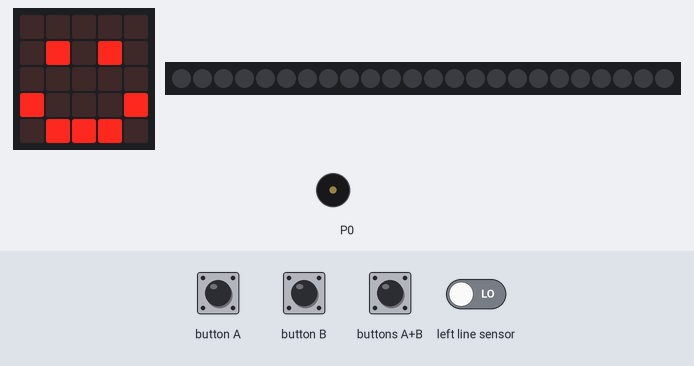
Bench run of a program on a simulated BBC micro:bit (MakeCode). Parts: the board's 5×5 LED display, 24 RGB LEDs in strip order, left to right, buzzer (waves = sounding). The test bench sets the inputs (shaded band); at power-on: left line sensor LOW. Dim RGB values are drawn brighter than linear.

Above: at 1.8 s.
1.9 s: buttons A+B pressed for 0.15 s
At 2.15 s:
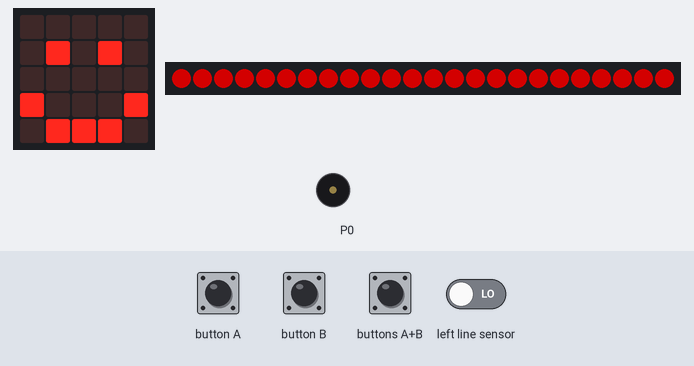
At 2.55 s:
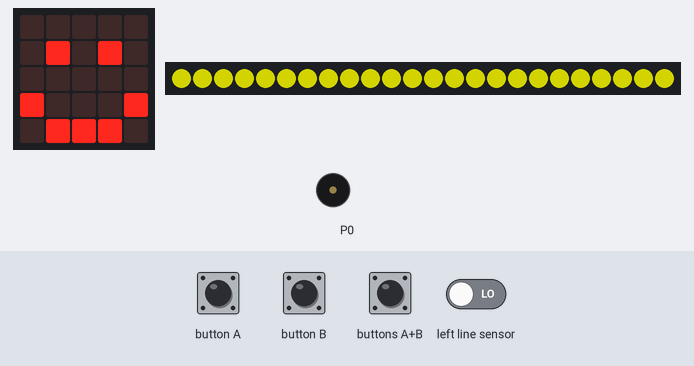
2.6 s: button A pressed for 0.15 s
At 2.95 s:
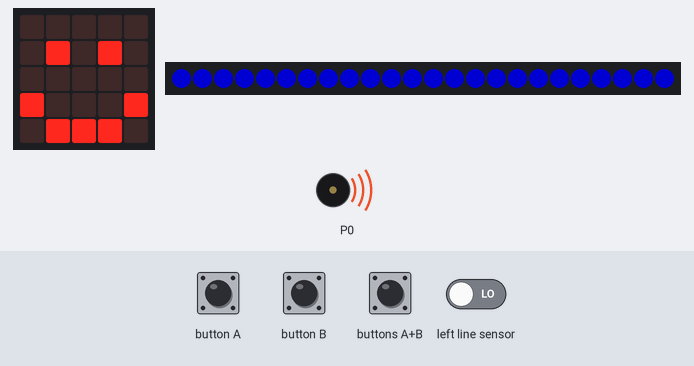
Timing chart, 0 to 8.3 s (numbered marks = the images above; inputs shaded):
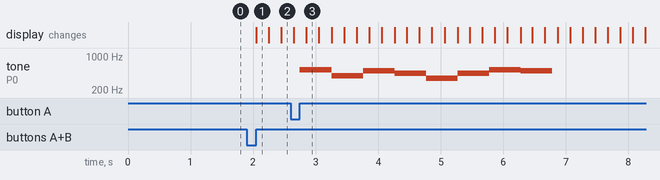

The program:

main.ts
```typescript
input.onButtonPressed(Button.A, function () {
    music.playMelody("C5 G B A F A C5 B ", 120)
})
input.onButtonPressed(Button.AB, function () {
    for (let index = 0; index < 999; index++) {
        strip.showColor(neopixel.colors(NeoPixelColors.Red))
        basic.pause(200)
        strip.showColor(neopixel.colors(NeoPixelColors.Orange))
        basic.pause(200)
        strip.showColor(neopixel.colors(NeoPixelColors.Yellow))
        basic.pause(200)
        strip.showColor(neopixel.colors(NeoPixelColors.Green))
        basic.pause(200)
        strip.showColor(neopixel.colors(NeoPixelColors.Blue))
        basic.pause(200)
        strip.showColor(neopixel.colors(NeoPixelColors.Indigo))
        basic.pause(200)
        strip.showColor(neopixel.colors(NeoPixelColors.Violet))
        basic.pause(200)
        strip.showColor(neopixel.colors(NeoPixelColors.Purple))
        basic.pause(200)
        strip.showColor(neopixel.colors(NeoPixelColors.White))
        basic.pause(200)
        strip.showColor(neopixel.colors(NeoPixelColors.Black))
        basic.pause(200)
    }
})
let strip: neopixel.Strip = null
basic.showIcon(IconNames.Happy)
strip = neopixel.create(DigitalPin.P0, 24, NeoPixelMode.RGB)
basic.forever(function () {
    if (maqueen.readPatrol(maqueen.Patrol.PatrolLeft) == 0 && (maqueen.readPatrol(maqueen.Patrol.PatrolLeft) == 0 && false)) {
        maqueen.motorRun(maqueen.Motors.M1, maqueen.Dir.CW, 50)
        maqueen.motorRun(maqueen.Motors.M2, maqueen.Dir.CW, 50)
    }
    if (maqueen.readPatrol(maqueen.Patrol.PatrolLeft) == 0 && (maqueen.readPatrol(maqueen.Patrol.PatrolLeft) == 1 && false)) {
        maqueen.motorRun(maqueen.Motors.M1, maqueen.Dir.CW, 0)
        maqueen.motorRun(maqueen.Motors.M2, maqueen.Dir.CW, 30)
        basic.pause(100)
        if (maqueen.readPatrol(maqueen.Patrol.PatrolLeft) == 1 && (maqueen.readPatrol(maqueen.Patrol.PatrolLeft) == 1 && false)) {
            maqueen.motorRun(maqueen.Motors.M1, maqueen.Dir.CW, 0)
            maqueen.motorRun(maqueen.Motors.M2, maqueen.Dir.CW, 30)
            basic.pause(100)
        }
    }
    if (maqueen.readPatrol(maqueen.Patrol.PatrolLeft) == 1 && (maqueen.readPatrol(maqueen.Patrol.PatrolLeft) == 0 && false)) {
        maqueen.motorRun(maqueen.Motors.M1, maqueen.Dir.CW, 30)
        maqueen.motorRun(maqueen.Motors.M2, maqueen.Dir.CW, 0)
        basic.pause(100)
        if (maqueen.readPatrol(maqueen.Patrol.PatrolLeft) == 1 && (maqueen.readPatrol(maqueen.Patrol.PatrolLeft) == 1 && false)) {
            maqueen.motorRun(maqueen.Motors.M1, maqueen.Dir.CW, 30)
            maqueen.motorRun(maqueen.Motors.M2, maqueen.Dir.CW, 0)
            basic.pause(100)
        }
    }
})
```

test.ts
```typescript
// aquí va el archivo "tests"; esto no se compilará cuando este paquete se utilice como una extensión.
```

Measured:
- after the input at 2.6 s, tone on P0: plays 523 Hz for 0.51 s, 392 Hz for 0.51 s, 494 Hz for 0.51 s, 440 Hz for 0.51 s, 349 Hz for 0.51 s, 440 Hz for 0.51 s … (8 notes in this stretch), starting after 0.15 s
